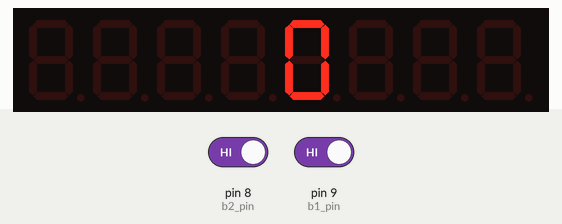
Recording of a sketch running on a simulated Arduino Uno, built with avr-gcc and run on an emulated ATmega328P. Shown: 8-digit seven-segment display. Inputs (shaded band) come from the test bench; at power-on: pin 8 (b2_pin) HIGH, pin 9 (b1_pin) HIGH.

Above: at 1.2 s.
1.3 s: pin 8 (b2_pin) driven LOW
At 3.2 s:
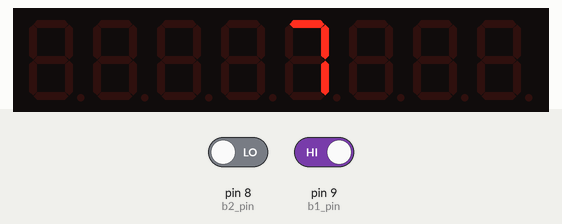
3.8 s: pin 9 (b1_pin) driven LOW
5.3 s: pin 9 (b1_pin) driven HIGH
At 6.7 s:
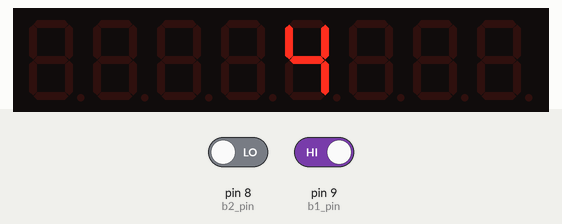
Timing chart, 0 to 8.3 s (numbered marks = the images above; inputs shaded):
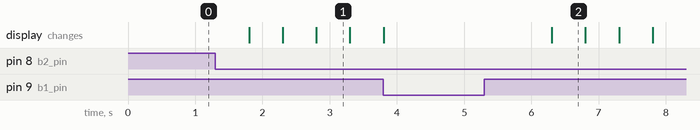

Measured:
- after the input at 1.3 s, the display: first changes after 0.50 s (image 1 shows a later state)
- after the input at 5.3 s, the display: changes after 1.0 s (image 2)
- what the display in image 1 shows lasts 0.5 s, from 2.8 s to 3.3 s

The sketch:

LCD7segment.ino
```cpp
//We always have to include the library
//#define ARDUINO 100
#include "LedControl.h"

/*
 Now we need a LedControl to work with.
 ***** These pin numbers will probably not work with your hardware *****
 pin 10 is connected to the DataIn
 pin 12 is connected to the CLK
 pin 11 is connected to LOAD
 We have only a single MAX72XX.
 */
LedControl lc=LedControl(10,12,11,1);  // 1 = 1 LED device

/* we always wait a bit between updates of the display */
unsigned long delaytime=1000;
int i=0;
int j=0;
int b1_pin=9;
int b2_pin=8;
int b1_state=0;
int b2_state=0;

void setup() {
  /*
   The MAX72XX is in power-saving mode on startup,
   we have to do a wakeup call
   */
  lc.shutdown(0,false);
  /* Set the brightness to a medium values */
  lc.setIntensity(0,5);
  /* and clear the display */
  lc.clearDisplay(0);
  pinMode(b1_pin, INPUT);
  pinMode(b2_pin, INPUT);
}

void loop() {

/*  for(int i=0;i<10;i++) {
    lc.setDigit(0,3,i,false);
    lc.setDigit(0,2,i,false);
    lc.setDigit(0,1,i,false);
    lc.setDigit(0,0,i,false);
    delay(delaytime);
  }
  lc.clearDisplay(0);
  delay(delaytime);
  }
*/
  b1_state = digitalRead(b1_pin);
  b2_state = digitalRead(b2_pin);
  if(b1_state == LOW) {
    i++;
    if(i>=10) {
      i=0;
      j++;
    }
    delay(500);
  }
  if(b2_state == LOW) {
    i--;
    if(i<0) {
      i=9;
      j--;
    }
    delay(500);
  }
  lc.setDigit(0,3,i,false);
  if(j>0) {
    lc.setDigit(0,2,j,false);
  }

}
```
